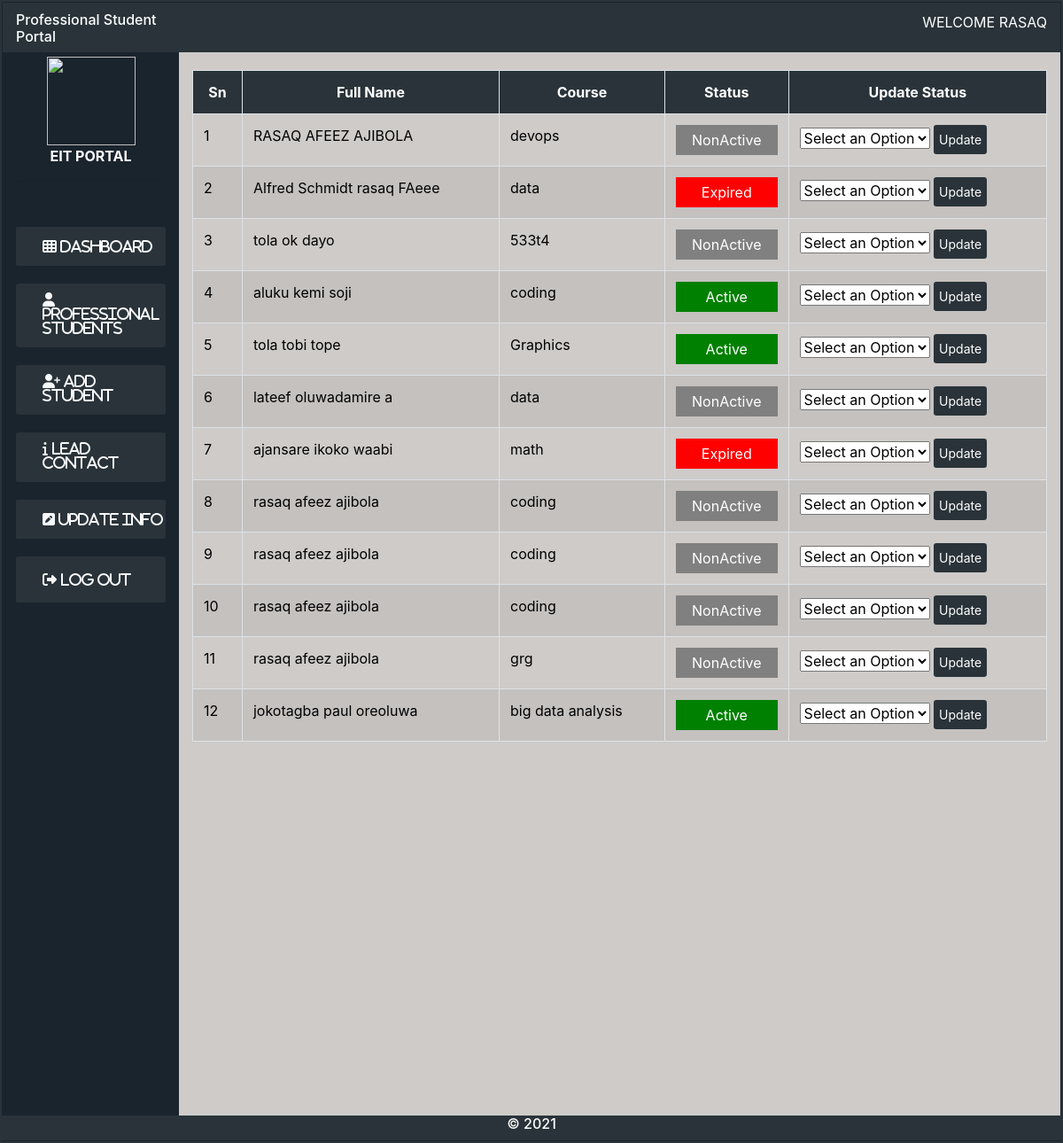
The app's page /update-info.php (signed in) with its own data.
### tables this page shows
CREATE TABLE `prospective_prof` (
  `id` int(11) NOT NULL,
  `mode_of_entry` varchar(255) NOT NULL,
  `surname` varchar(255) NOT NULL,
  `firstname` varchar(255) NOT NULL,
  `middlename` varchar(255) NOT NULL,
  `timestamp` timestamp NULL DEFAULT CURRENT_TIMESTAMP,
  `state` varchar(255) NOT NULL,
  `local_govt` varchar(255) NOT NULL,
  `gender` varchar(255) NOT NULL,
  `phone_no` varchar(255) NOT NULL,
  `email` varchar(255) NOT NULL,
  `password` varchar(255) NOT NULL,
  `course` varchar(255) NOT NULL,
  `doc_name` varchar(255) DEFAULT NULL,
  `application_status` int(11) NOT NULL DEFAULT '0',
  `home_address` varchar(255) DEFAULT NULL,
  `schedule_status` int(11) NOT NULL DEFAULT '0',
  `admission_approval` int(11) NOT NULL DEFAULT '0',
  `admission_time` varchar(255) DEFAULT NULL,
  `status` text,
  `start_date` timestamp(6) NULL DEFAULT CURRENT_TIMESTAMP(6)
);

### update-info.php (the view, shortened to what this page needs)
<?php
include('connect.php');
?>
<!DOCTYPE html>
<html lang="en">
<head>
<link rel="stylesheet" href="bootstrap/css/bootstrap.css">
<link rel="stylesheet" href="fontawesome/css/font-awesome.min.css">
<link rel="stylesheet" href="style.css">
</head>
<body>
<div class="container-fluid  con">
<div class="container-fluid ">
  <div class="row">
    <div class="container-fluid head  col-2">
     <div class="date"><h6>Professional Student Portal</h6></div>
    </div>
    <div class="container-fluid head col-10">
  <div class="header_right">
    <p "> <?php echo "WELCOME ".($_SESSION['username']);?> </p>
    </div>
    </div>
  </div>
  <div class="row ">
    <div class="col-2 side">
      <div class="header_left text-center">
        <img src="img/eit.png" height="100" width="100"><br>
        <span style="font-weight: bold;">EIT PORTAL</span>
     <hr>
      </div>
                 <ul class="navbar-nav">
                  <li class="nav-item nav_item"> <a href="index.php" class="nav-link ">
                       <i class="fa fa-th text-light">
                       <span class="text-light" >Dashboard</span></i>
                   </a> </li>
                   <li class="nav-item nav_item"> <a href="professional-students.php" class="nav-link">
                       <i class="fa fa-user text-light">
                       <span class="text-light">Professional Students</span></i>
                   </a></li>
                   <li class="nav-item nav_item"><a href="add-prof.php" class="nav-link">
                       <i class="fa fa-user-plus text-light">
                       <span class="text-light">Add Student</span> </i>
                   </a></li>
                   <li class="nav-item nav_item"> <a href="lead-contact.php" class="nav-link">
                       <i class="fa fa-info text-light">
                       <span class="text-light">Lead Contact</span></i>
                   </a></li>
                   <li class="nav-item nav_item"> <a href="update-info.php" class="nav-link">
                       <i class="fa fa-pencil-square text-light">
                       <span class="text-light">Update Info</span></i>
                   </a></li>
                   <li class="nav-item nav_item"><a href="logout.php" class="nav-link">
                       <i class="fa fa-sign-out nav-link text-light">
                       <span class="text-light">Log Out</span></i>
                   </a></li>
                   </div>
    <div class="col-10 content">
    <table class="table table-striped table-bordered" border="1" cellpadding="5" cellspacing="1" >
                            <tr style='color: white; background-color: rgb(41, 51, 57);' class='text-center'>
                            <th>Sn</th>
                            <th>Full Name</th>
                            <th>Course</th>
                            <th> Status</th>
                            <th>Update Status</th>
                        </tr>
                        <?php
                  $result = $conn->query("SELECT * FROM prospective_prof where application_status='1'");
                        $counter = 0;
                  if (mysqli_num_rows($result)>0) {
                    while ($row = $result->fetch_assoc()) {
                        $surname = $row["surname"];
                        $firstname = $row["firstname"];
                        $middlename = $row["middlename"];
                        $status = $row["status"];
                        $course = $row["course"];
                            $counter = $counter +1;
                            if ($status=="Active"){
                                $student_status= "<div style='background-color: green; color: white; text-align: center; padding:5px'>Active</div>";
                            }
                            else if ($status=="Expired"){
                                $student_status= "<div style='background-color: red; color: white; text-align: center; padding:5px'>Expired</div>";
                            }
                            else {
                                $student_status= "<div style='background-color: gray; color: white; text-align: center; padding:5px'>NonActive</div>";
                            }
                        ?>
                        <tr style='color: black;'>
                        <td> <?php echo $counter?> </td>
                        <td><?php echo $surname. ' ' .$firstname. ' '.$middlename?></td>
                        <td><?php echo $course?></td>
                        <td><?php echo $student_status?></td>
                        <td>
                        <form action='update-info.php' method='post'>
                        <select name ='update_status'  class='status'>
     <option name="select">Select an Option </option>
    </select>
    <input class="btn btn-link btn-sm" style='background-color: rgb(41, 51, 57); color: white ; padding:5px; text-decoration: none; padding: 45'  name=<?php echo $counter;?> type='submit' required value='Update' class='update'>
                        </td>
                        </tr>
                <?php
}
}
?>
</table>
</div>
    </div>
  </div>
  <div class="row">
    <div class="container-fluid foot text-center">
      <h6>&copy; <?php echo date('Y') ?></h6>
    </div>
  </div>
  </div> </div>
</body>
</html>

### style.css (style rules this page uses)
:root { --body-font: 'Nunito', sans-serif; }
body { padding: 0px; background-color:rgb(26, 36, 45); }
.con { border: 2px solid rgb(41, 51, 57); padding: 1px; }
.head { background-color:rgb(41, 51, 57); color: white; }
.foot { background-color:rgb(41, 51, 57); color: white; }
.side { background-color:rgb(26, 36, 45); color: white; height: 150vh; }
.date { margin-top: 10px; }
.header_right { float: right; margin-top: 10px; }
.header_left { margin: 5px; }
.nav_item { background-color:rgb(41, 51, 57); padding: 2px 2px 2px 30px; text-align: left; width: 100%; border-radius: 3%; margin-bottom: 20px; color: rgb(233, 248, 248); }
table { margin-top: 20px; }
.navbar-nav { margin-top: 30%; }
.content { background-color: rgb(206, 203, 201); }

### records on screen
prospective_prof: surname "RASAQ", firstname "AFEEZ", middlename "AJIBOLA", course "devops", status "NonActive"
prospective_prof: surname "Alfred Schmidt", firstname "rasaq", middlename "FAeee", course "data", status "Expired"
prospective_prof: surname "tola", firstname "ok", middlename "dayo", course "533t4", status "NonActive"
prospective_prof: surname "aluku", firstname "kemi", middlename "soji", course "coding", status "Active"
prospective_prof: surname "tola", firstname "tobi", middlename "tope", course "Graphics", status "Active"
prospective_prof: surname "lateef", firstname "oluwadamire", middlename "a", course "data", status "NonActive"
prospective_prof: surname "ajansare", firstname "ikoko", middlename "waabi", course "math", status "Expired"
prospective_prof: surname "rasaq", firstname "afeez", middlename "ajibola", course "coding", status "NonActive"
prospective_prof: surname "rasaq", firstname "afeez", middlename "ajibola", course "coding", status "NonActive"
prospective_prof: surname "rasaq", firstname "afeez", middlename "ajibola", course "coding", status "NonActive"
prospective_prof: surname "rasaq", firstname "afeez", middlename "ajibola", course "grg", status "NonActive"
prospective_prof: surname "jokotagba", firstname "paul", middlename "oreoluwa", course "big data analysis", status "Active"

### other values on screen
$_SESSION['username'] "RASAQ"
